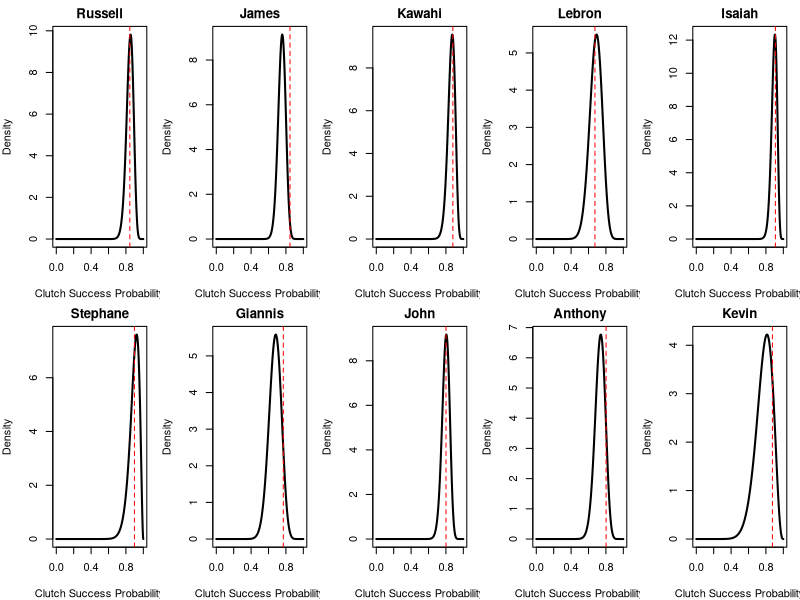

Recreate this plot in R.
## ---- chunk 1
players <- c("Russell", "James", "Kawahi", "Lebron", 
             "Isaiah", "Stephane", "Giannis", "John", 
             "Anthony", "Kevin")
overall <- c(0.845, 0.847, 0.880, 0.674, 0.909, 0.898, 0.770, 0.801, 0.802, 0.875)
y <- c(64, 72, 55, 27, 75, 24, 28, 66, 40, 13)
n <- c(75, 95, 63, 39, 83, 26, 41, 82, 54, 16)
## ---- chunk 2
# Posterior alpha beta parameters
alpha <- y + 1       
beta  <- n - y + 1   
## ---- chunk 3
post_mean <- alpha / (alpha + beta)
ci_lower <- qbeta(0.025, alpha, beta)
ci_upper <- qbeta(0.975, alpha, beta)
## ---- chunk 4
summary_table <- data.frame(player = players,
                            overall_percent = overall,
                            clutch_makes = y,
                            clutch_attempts = n,
                            posterior_mean = round(post_mean, 3),
                            ci_lower = round(ci_lower, 3),
                            ci_upper = round(ci_upper, 3))
print("Posterior Summaries with Uniform Prior ")
print(summary_table)
## ---- chunk 5
par(mfrow = c(2, 5), mar = c(4, 4, 2, 1))
x_grid <- seq(0, 1, length.out = 1000)
for (i in 1:length(players)) {
  plot(x_grid, dbeta(x_grid, alpha[i], beta[i]), type = "l", lwd = 2,
       xlab = "Clutch Success Probability", ylab = "Density",
       main = players[i])
  # Add a vertical line at the overall free throw percentage 
  abline(v = overall[i], col = "red", lty = 2)
}
# Reset 
par(mfrow = c(1, 1))
## ---- chunk 6
alpha_new <- y + 2
beta_new <- n - y + 2

post_mean_new <- alpha_new / (alpha_new + beta_new)
ci_lower_new <- qbeta(0.025, alpha_new, beta_new)
ci_upper_new <- qbeta(0.975, alpha_new, beta_new)

summary_table_new <- data.frame(Player = players,
                                Posterior_Mean_new = round(post_mean_new, 3),
                                CI_Lower_new = round(ci_lower_new, 3),
                                CI_Upper_new = round(ci_upper_new, 3))
print("Posterior Summaries with new Prior (Beta(2,2)):")
print(summary_table_new)
